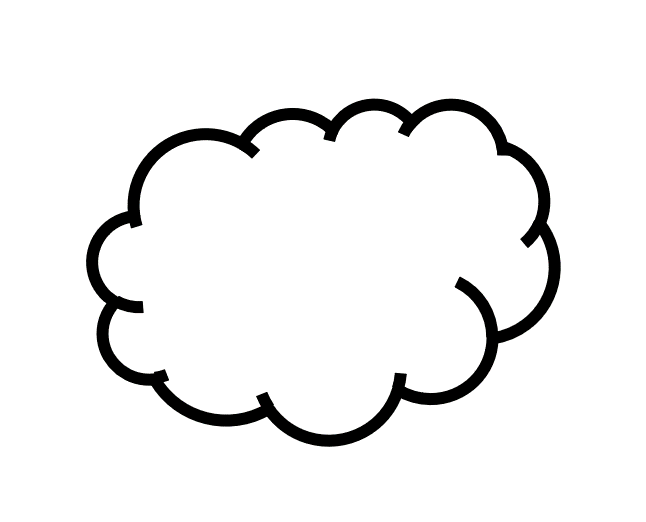
#> input picture HW3/7109056015-hw3/my_image.png, 646 x 522 px
$ python HW3.py
#> lines starting #> are read from the running program, lines starting #| are printed output that depends on the picture; after the words box and inside, x2 and y2 are one past the last pixel; in counts of white or black regions, pixels touching at a corner belong together
from PIL import Image

# 讀原圖
image = Image.open('my_image.png').convert('1')
#> image: PIL image 646x522 1; 94.5% white; 1 black region, box (x1, y1, x2, y2) and area: (86, 99, 561, 447) 18581
image_pixel = image.load()
weight, height = image.size
#> weight = 646; height = 522

# 生成補集用的圖
complement_img = Image.new(image.mode, image.size)
#> complement_img: PIL image 646x522 1; every value is 0
complement_pixel = complement_img.load()

# 做出原圖的補集
for i in range(0, weight):
    for j in range(0, height):
        complement_pixel[i, j] = 255 - image_pixel[i, j]
complement_img.save("complement.jpg")
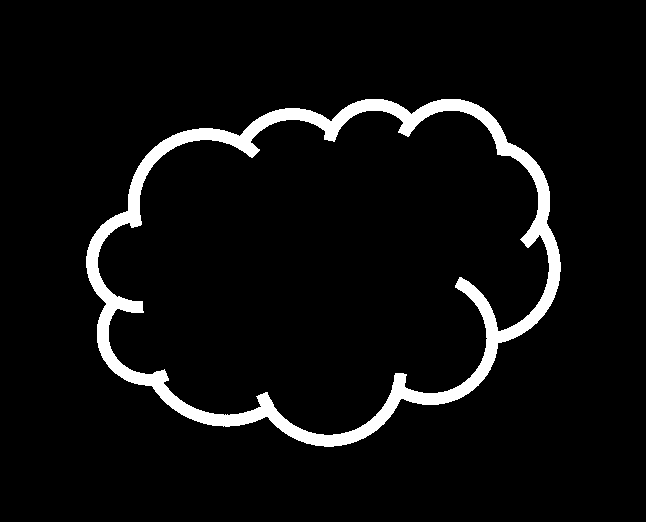
#> saved as complement.jpg: PIL image 646x522 1; 5.5% white; 1 white region, box (x1, y1, x2, y2) and area: (86, 99, 561, 447) 18581

# 創建全白的圖作為初始圖
temp_img = Image.new(image.mode, image.size, 255)
#> temp_img: PIL image 646x522 1; every value is 1
temp_pixel = temp_img.load()
temp_pixel[330,255] = 0 #將初始點[330,255] 設成黑色
temp_img.save("temp.jpg")
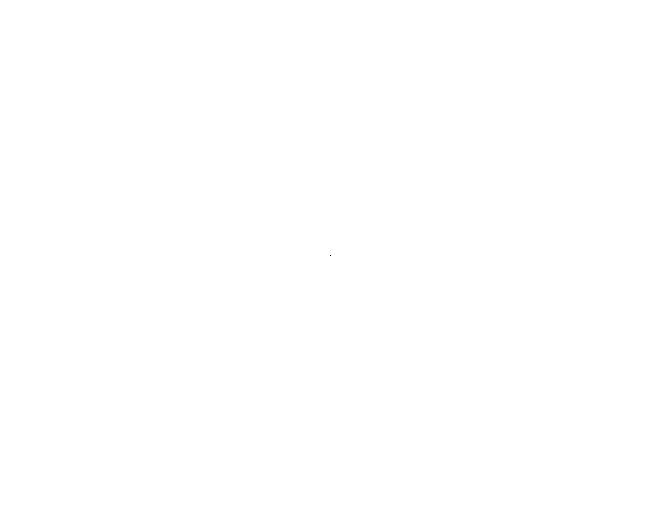
#> saved as temp.jpg: PIL image 646x522 1; 100% white; black in thin lines or dots, all inside (x1, y1, x2, y2) = (330, 255, 331, 256)

check = True
while(check):
    # 讀取temp圖片
    temp_img = Image.open('temp.jpg').convert('1')
    temp_pixel = temp_img.load()

    # 生成此次迴圈用的圖片
    nextTemp = Image.new(temp_img.mode, temp_img.size, 255) #全白
    nextTemp_pixel = nextTemp.load()

    # dilation
    for i in range(0, weight):
        for j in range(0, height):
            if(temp_pixel[i, j]<=10):
                nextTemp_pixel[i, j-1] = 0
                nextTemp_pixel[i-1, j] = 0
                nextTemp_pixel[i, j] = 0
                nextTemp_pixel[i+1, j] = 0
                nextTemp_pixel[i, j+1] = 0

    # 跟補集圖作交集
    for i in range(0, weight):
        for j in range(0, height):
            if(abs(nextTemp_pixel[i, j] - complement_pixel[i, j]) > 10):
                nextTemp_pixel[i, j] = 255

    nextTemp.save("temp.jpg")

    # 檢查是否和上一次的結果一樣
    check = False
    for i in range(0, weight):
        for j in range(0, height):
            if(nextTemp_pixel[i, j] != temp_pixel[i, j]):
                check = True
                break
#> (the run stopped early here; a loop or call above may not have finished)
